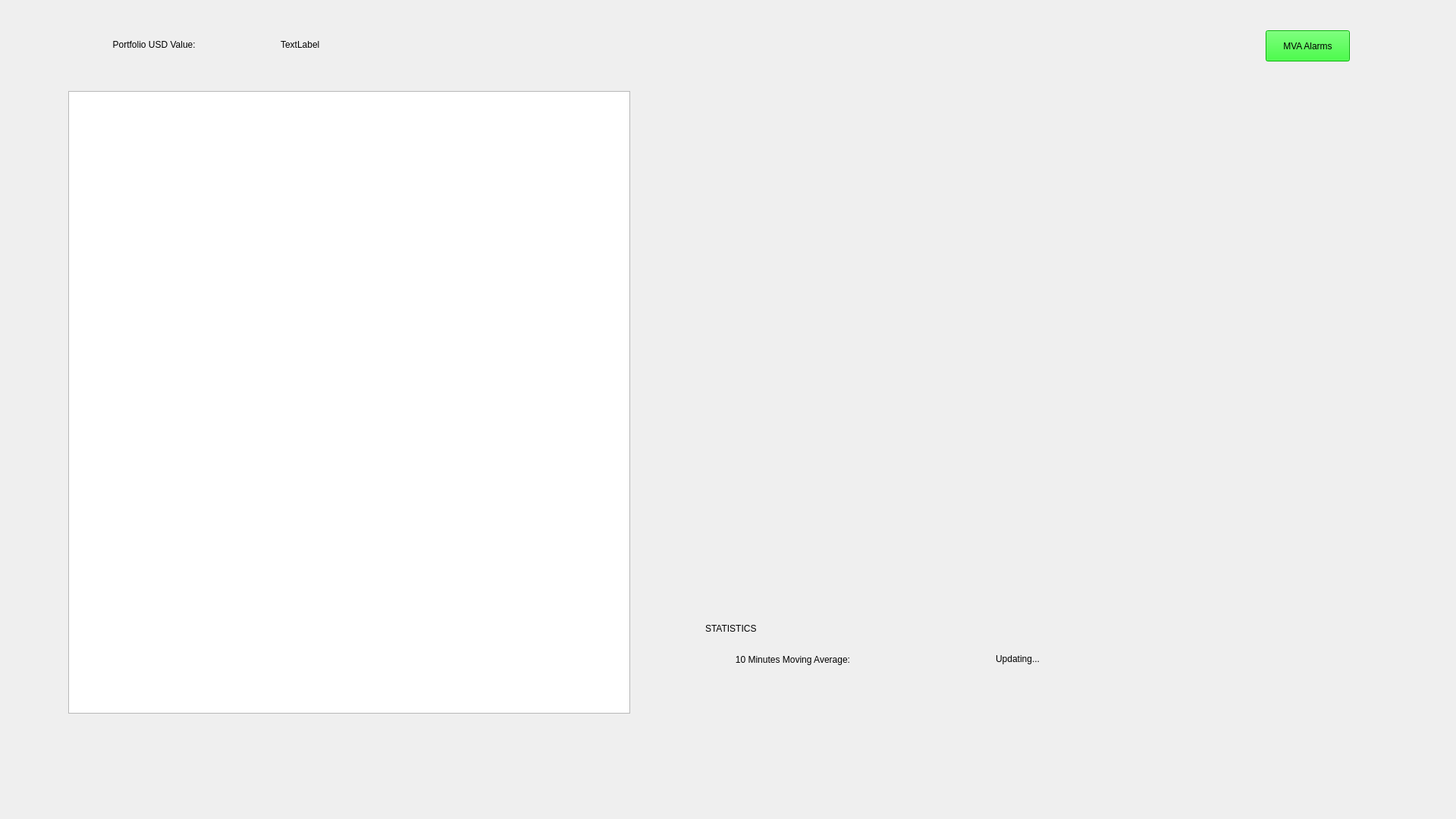
<?xml version="1.0" encoding="UTF-8"?>
<ui version="4.0">
 <class>main</class>
 <widget class="QWidget" name="main">
  <property name="geometry">
   <rect>
    <x>0</x>
    <y>0</y>
    <width>1920</width>
    <height>1080</height>
   </rect>
  </property>
  <property name="windowTitle">
   <string>Portfolio Manager</string>
  </property>
  <property name="windowIcon">
   <iconset>
    <normaloff>app-icon.png</normaloff>app-icon.png</iconset>
  </property>
  <property name="toolTipDuration">
   <number>2</number>
  </property>
  <widget class="QWidget" name="horizontalLayoutWidget">
   <property name="geometry">
    <rect>
     <x>900</x>
     <y>120</y>
     <width>921</width>
     <height>641</height>
    </rect>
   </property>
   <layout class="QHBoxLayout" name="chartLayout"/>
  </widget>
  <widget class="QTableView" name="ptfTableView">
   <property name="geometry">
    <rect>
     <x>90</x>
     <y>120</y>
     <width>741</width>
     <height>821</height>
    </rect>
   </property>
  </widget>
  <widget class="QLabel" name="label">
   <property name="geometry">
    <rect>
     <x>100</x>
     <y>50</y>
     <width>161</width>
     <height>17</height>
    </rect>
   </property>
   <property name="text">
    <string>Portfolio USD Value: </string>
   </property>
   <property name="alignment">
    <set>Qt::AlignRight|Qt::AlignTrailing|Qt::AlignVCenter</set>
   </property>
  </widget>
  <widget class="QLabel" name="ptf_usd_value_QLbl">
   <property name="geometry">
    <rect>
     <x>370</x>
     <y>50</y>
     <width>161</width>
     <height>17</height>
    </rect>
   </property>
   <property name="text">
    <string>TextLabel</string>
   </property>
  </widget>
  <widget class="QLabel" name="label_2">
   <property name="geometry">
    <rect>
     <x>930</x>
     <y>820</y>
     <width>211</width>
     <height>17</height>
    </rect>
   </property>
   <property name="text">
    <string>STATISTICS</string>
   </property>
  </widget>
  <widget class="QLabel" name="label_3">
   <property name="geometry">
    <rect>
     <x>870</x>
     <y>860</y>
     <width>251</width>
     <height>20</height>
    </rect>
   </property>
   <property name="text">
    <string>10 Minutes Moving Average:</string>
   </property>
   <property name="alignment">
    <set>Qt::AlignRight|Qt::AlignTrailing|Qt::AlignVCenter</set>
   </property>
  </widget>
  <widget class="QLabel" name="ptf_10min_mva_QLabel">
   <property name="geometry">
    <rect>
     <x>1150</x>
     <y>860</y>
     <width>221</width>
     <height>17</height>
    </rect>
   </property>
   <property name="text">
    <string>Updating...</string>
   </property>
   <property name="alignment">
    <set>Qt::AlignRight|Qt::AlignTrailing|Qt::AlignVCenter</set>
   </property>
  </widget>
  <widget class="QPushButton" name="mva_alarm_QPButton">
   <property name="geometry">
    <rect>
     <x>1669</x>
     <y>40</y>
     <width>111</width>
     <height>41</height>
    </rect>
   </property>
   <property name="styleSheet">
    <string notr="true">background-color: rgb(0, 255, 0);</string>
   </property>
   <property name="text">
    <string>MVA Alarms</string>
   </property>
  </widget>
 </widget>
 <resources/>
 <connections/>
</ui>
